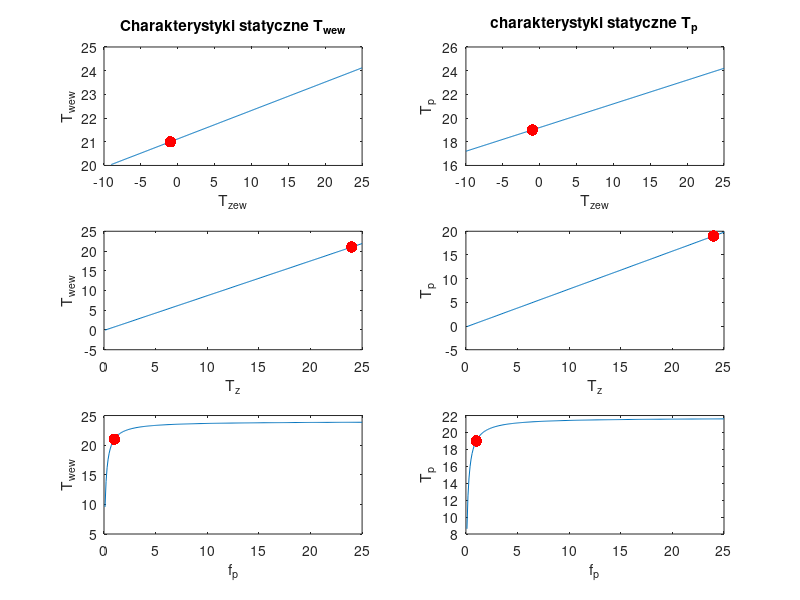

Source code (MATLAB):
close all;
clear all;

% zmienne dynamiki
Vw = 1000;                 % objetosc pokoju     
Vp = 100;                 % objetosc poddasza
cp = 1000;                % cieplo wlasciwe powietrza
rop = 1.2;                % gestosc powietrza
Cvw = cp * rop * Vw;      % spakowane wartosci w jedna zmienna
Cvp = cp * rop * Vp;      % -||-

% wartosci nominalne
Tzew = -1;                    % Temp. zewnetrzna   
Twew = 21;                     % Temp. wewnetrzna (pokoju)
Tp = 19;                       % Temp. poddasza
Tz = 24;                      % Temp. powietrza nawiewanego
fp=1;
% wspolczynniki
Z=[(Twew-Tp),(Twew-Tzew),0;(Twew-Tp),0,-(Tp-Tzew);0,1,-2];   
                                      
Y =[cp*rop*fp*(Tz-Twew);0;0];                 
X = inv(Z)*Y;              % Postac macierzowa poczatkowego ukladu rownan                       
K1=X(1);
Kw=X(2);
Kp=X(3);

Tzew1 = Tzew;                                                   
Twew1 = Twew;                                                   
Tp1 = Tp;                                                     
fp1 = fp;
Tz1 = Tz;                                                     
cfp = cp*rop*fp;
M=1/(K1+Kp);


figure();
subplot(321);
Tzew1=-9:0.1:25;
Twewp = (cp*rop*fp1*Tz1+K1*Kp*Tzew1*M +Kw*Tzew1)./(cp*rop*fp1+K1+Kw-(K1^2)*M) 
Tpo = (K1*Twewp+Kp*Tzew1)*M;
plot(Tzew1,Twewp);
xlabel('T_{zew}');
ylabel('T_{wew}');
title('Charakterystyki statyczne T_{wew}');
hold on;
plot(Tzew, Twew, 'r.','Markersize',25);




Tzew1 = Tzew;                                                   
Twew1 = Twew;                                                   
Tp1 = Tp;                                                     
fp1 = fp;
Tz1 = Tz;                                                     
cfp = cp*rop*fp;
M=1/(K1+Kp);

subplot(323);
Tz1=0.1:0.1:25
Twewp = (cp*rop*fp1*Tz1+K1*Kp*Tzew1*M +Kw*Tzew1)./(cp*rop*fp1+K1+Kw-(K1^2)*M) 
Tpo = (K1*Twewp+Kp*Tzew1)*M;
plot(Tz1,Twewp);
xlabel('T_{z}');
ylabel('T_{wew}');
hold on;
plot(Tz, Twew, 'r.','Markersize',25);
Tzew1 = Tzew;                                                   
Twew1 = Twew;                                                   
Tp1 = Tp;                                                     
fp1 = fp;
Tz1 = Tz;                                                     
cfp = cp*rop*fp;
M=1/(K1+Kp);

subplot(325);
fp1=0.1:0.1:25
Twewp = (cp*rop*fp1*Tz1+K1*Kp*Tzew1*M +Kw*Tzew1)./(cp*rop*fp1+K1+Kw-(K1^2)*M) 
Tpo = (K1*Twewp+Kp*Tzew1)*M;
plot(fp1,Twewp);
xlabel('f_p');
ylabel('T_{wew}');
hold on;
plot(fp, Twew, 'r.','Markersize',25);
Tzew1 = Tzew;                                                   
Twew1 = Twew;                                                   
Tp1 = Tp;                                                     
fp1 = fp;
Tz1 = Tz;                                                     
cfp = cp*rop*fp;
M=1/(K1+Kp);


subplot(322);
Tzew1=-10:0.1:25
Twewp = (cp*rop*fp1*Tz1+K1*Kp*Tzew1*M +Kw*Tzew1)./(cp*rop*fp1+K1+Kw-(K1^2)*M) 
Tpo = (K1*Twewp+Kp*Tzew1)*M;
plot(Tzew1,Tpo);
xlabel('T_{zew}');
ylabel('T_{p}');
title('charakterystyki statyczne T_p');
hold on;
plot(Tzew, Tp, 'r.','Markersize',25);

Tzew1 = Tzew;                                                   
Twew1 = Twew;                                                   
Tp1 = Tp;                                                     
fp1 = fp;
Tz1 = Tz;                                                     
cfp = cp*rop*fp;
M=1/(K1+Kp);
subplot(324);
Tz1=0.1:0.1:25
Twewp = (cp*rop*fp1*Tz1+K1*Kp*Tzew1*M +Kw*Tzew1)./(cp*rop*fp1+K1+Kw-(K1^2)*M) 
Tpo = (K1*Twewp+Kp*Tzew1)*M;
plot(Tz1,Tpo);
xlabel('T_{z}');
ylabel('T_{p}');
hold on;
plot(Tz, Tp, 'r.','Markersize',25);

subplot(326);
Tzew1 = Tzew;                                                   
Twew1 = Twew;                                                   
Tp1 = Tp;                                                     
fp1 = fp;
Tz1 = Tz;                                                     
cfp = cp*rop*fp;
M=1/(K1+Kp);
fp1=0.1:0.1:25
Twewp = (cp*rop*fp1*Tz1+K1*Kp*Tzew1*M +Kw*Tzew1)./(cp*rop*fp1+K1+Kw-(K1^2)*M) 
Tpo = (K1*Twewp+Kp*Tzew1)*M;
plot(fp1,Tpo);
xlabel('f_p');
ylabel('T_{p}');
hold on;
plot(fp, Tp, 'r.','Markersize',25);



